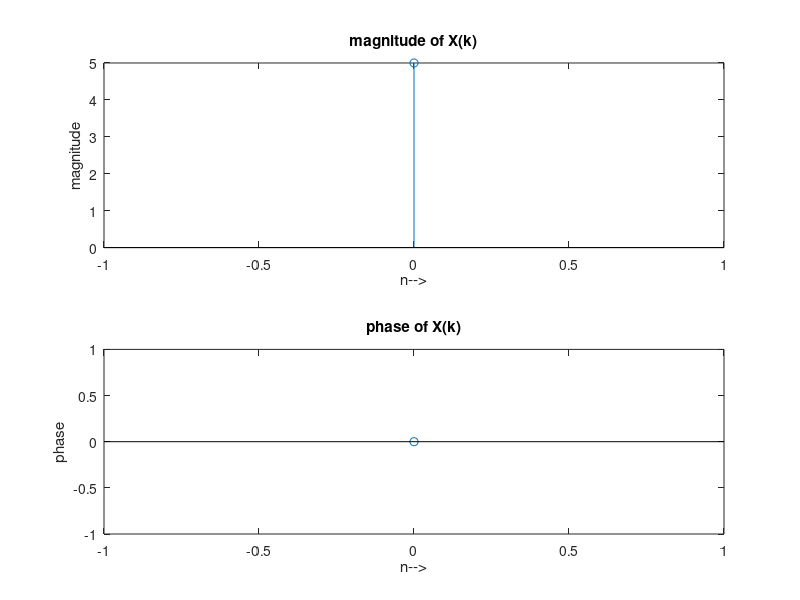

Reproduce this figure in MATLAB.
clc;
clear ;
close all;
x=input("Enter the sequence x = ");
N=length(x);
n=0:N-1;
X=zeros(1,N);
for k=0:N-1
    W=exp((-1i)*2*pi*k*n/N);
    dprod=x.*W;
    X(k+1)=sum(dprod);
    disp(X(k+1));
end
magX=abs(X);
phazX=angle(X);
figure(1);
subplot(2,1,1);
n=0:N-1;
stem(n,magX);
title('magnitude of X(k)');
xlabel('n-->');
ylabel('magnitude');
subplot(2,1,2);
n=0:N-1;
stem(n,phazX);
title('phase of X(k)');
xlabel('n-->');
ylabel('phase');